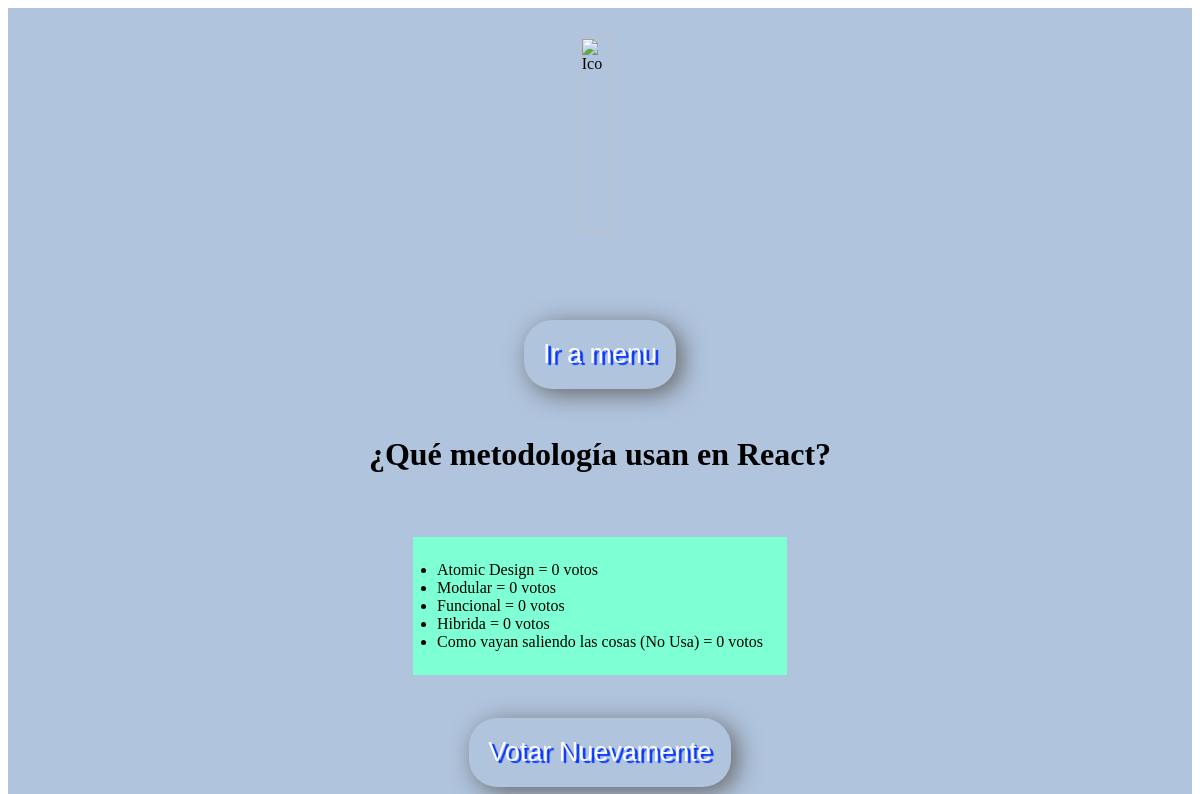
/5/results/, run on an earlier commit of the app's database.
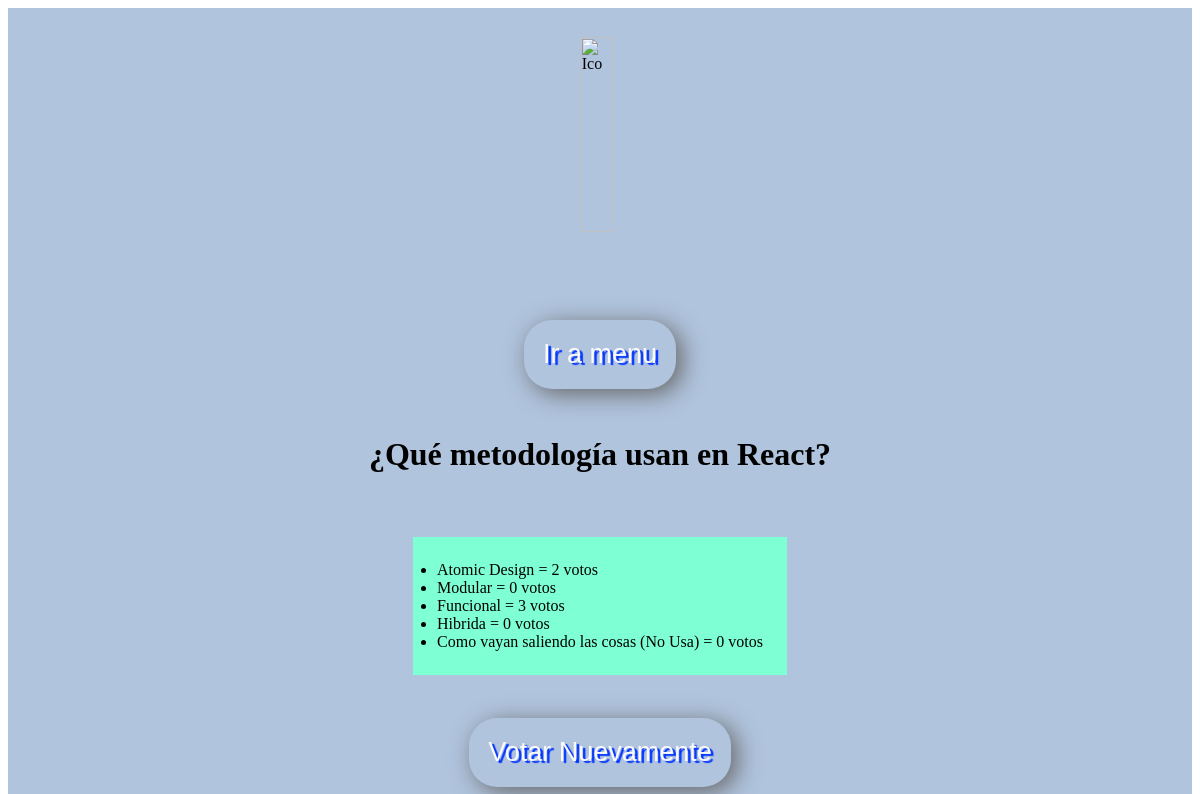
And on a later commit of the database.
### polls/models.py (models this page shows, shortened)
class Question(models.Model):
    question_text = models.CharField(max_length=200)
    pub_date = models.DateTimeField('date published')

class Choice(models.Model):
    question = models.ForeignKey(Question, on_delete=models.CASCADE)
    choice_text = models.CharField(max_length=200)
    votes = models.IntegerField(default=0)

### polls/views.py (the view)
# urls.py: path('<int:pk>/results/', views.ResultsView.as_view(), name='results'),
class ResultsView(generic.DetailView):
    model = Question
    template_name = 'polls/results.html'

### polls/templates/polls/results.html
<div style="display: flex; flex-direction: column; width: 100%; justify-content: space-around; align-items: center; background-color: lightsteelblue; min-height: 99vh; overflow-x:hidden;">
    <figure style="display: flex; height: 30vh;"><img style="height: 90%; width: auto;" src="https://yoprofesor.org/wp-content/uploads/2018/03/Prop%C3%B3sito-de-una-pregunta..jpg" alt="Ico"></figure>
    <a href="/" style="-webkit-border-radius: 28;
    -moz-border-radius: 28;
    border-radius: 28px;
  text-shadow: 3px 2px 1px #0234ff;
    -webkit-box-shadow: 6px 5px 24px #666666;
    -moz-box-shadow: 6px 5px 24px #666666;
    box-shadow: 6px 5px 24px #666666;
  font-family: Arial;
    color: #fafafa;
    font-size: 27px;
    padding: 19px;
    text-decoration: none;">Ir a menu</a>
    <h1>{{ question.question_text }}</h1>
<ul style="background-color: aquamarine; padding: 3vh;">
{% for choice in question.choice_set.all %}
    <li>{{ choice.choice_text }} = {{ choice.votes }} voto{{ choice.votes|pluralize }}</li>
{% endfor %}
</ul>
<a href="{% url 'polls:detail' question.id %}" style="-webkit-border-radius: 28;
-moz-border-radius: 28;
border-radius: 28px;
text-shadow: 3px 2px 1px #0234ff;
-webkit-box-shadow: 6px 5px 24px #666666;
-moz-box-shadow: 6px 5px 24px #666666;
box-shadow: 6px 5px 24px #666666;
font-family: Arial;
color: #fafafa;
font-size: 27px;
padding: 19px;
text-decoration: none;">Votar Nuevamente</a>
</div>

What changed in the data, as far as the page shows it:
changed Choice "Atomic Design": votes "0" → "2"
changed Choice "Funcional": votes "0" → "3"
